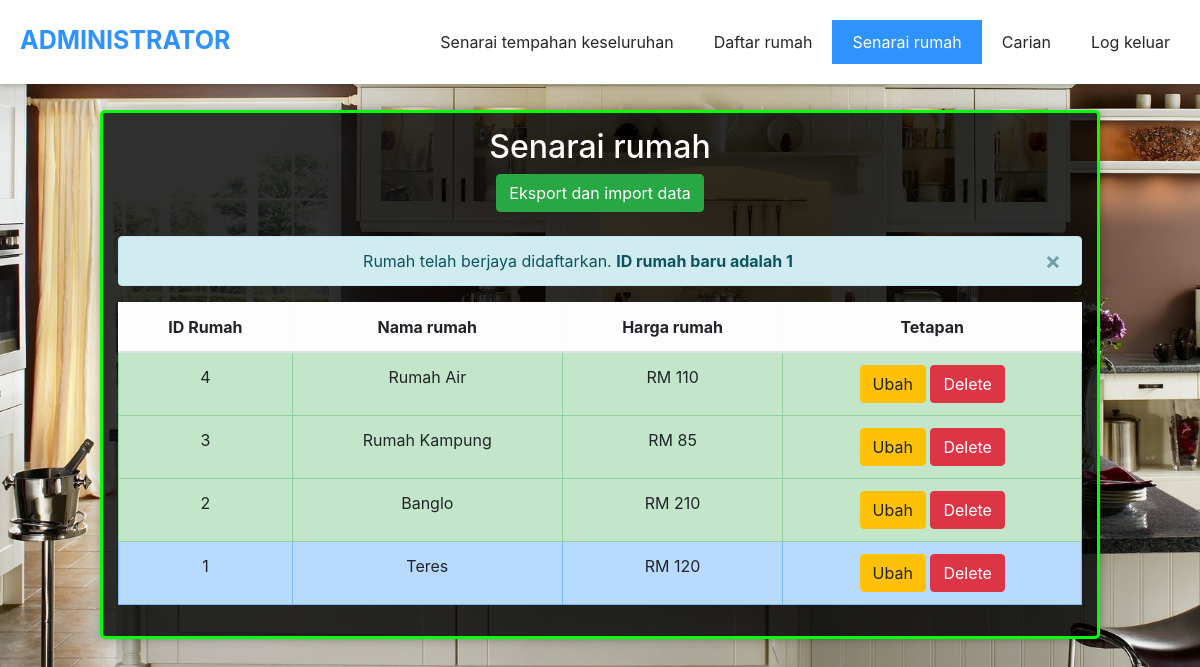
/admin/administrator/senarairumah.php?info=2&idrumah=1 (signed in), run on the app's committed database.
### tables this page shows
CREATE TABLE `rumah` (
  `idrumah` int(150) NOT NULL,
  `namarumah` varchar(150) NOT NULL,
  `hargarumah` varchar(10) NOT NULL
);

### admin/administrator/senarairumah.php (the view, shortened to what this page needs)
<?php
include '../../setup.php';
?>
<!DOCTYPE html>
<html lang="en">
<head>
    <link rel="stylesheet" href="../style/administrator.css" type="text/css">
    <link rel="stylesheet" href="../style/bootstrap.css" type="text/css">
    <link rel="stylesheet" href="../style/navbar.css">
    <link rel="stylesheet" href="../../style/loader.css">
</head>
<body>
    <header>
        <a href="index.php" class="logo">ADMINISTRATOR</a>
        <nav class="hidenav">
            <ul>
                <li><a href="tempahanpelanggan.php">Senarai tempahan keseluruhan</a></li>
                <li><a href="daftarrumah.php">Daftar rumah</a></li>
                <li><a href="#" class="active">Senarai rumah</a></li>
                <li><a href="cariantempahan.php">Carian</a></li>
                <li><a href="#" data-toggle="modal" data-target="#logkeluar">Log keluar</a></li>
            </ul>
        </nav>
    </header>
    <div class="boranglogin">
        <div class="boranglogindalam">
            <div class="logininput" style="overflow: auto;">
                <h2 class="titlecolor">Senarai rumah</h2>
                <a href="sandardanpulihkanrumah.php" role="button" class="btn btn-success">Eksport dan import data</a><br><br>
                <?php
                $info = "";
                $idrumah = "";
                if (isset($_GET['info'])) {
                    $info = $_GET['info'];
                }
                if (isset($_GET['idrumah'])) {
                    $idrumah = $_GET['idrumah'];
                }
                if ($info == 1) {
                    echo "<div class='alert alert-info alert-dismissible fade show' role='alert'>
                         Rumah bagi id <strong>" . $idrumah . "</strong> berjaya dikemaskini
                        <button type='button' class='close' data-dismiss='alert' aria-label='Close'>
                          <span aria-hidden='true'>&times;</span>
                        </button>
                      </div>";
                } elseif ($info == 2) {
                    $idrumah = $_GET['idrumah'];
                    echo "<div class='alert alert-info alert-dismissible fade show' role='alert'>
                         Rumah telah berjaya didaftarkan. <strong>ID rumah baru adalah $idrumah </strong>
                        <button type='button' class='close' data-dismiss='alert' aria-label='Close'>
                          <span aria-hidden='true'>&times;</span>
                        </button>
                      </div>";
                } elseif ($info == 4) {
                    echo "<script>
                    $('#csvberjaya').modal('show');
                    </script>";
                } elseif ($info == 5) {
                    echo "<script>
                    $('#csvgagal').modal('show');
                    </script>";
                } elseif ($info == 9) {
                    echo "<script>
                    $('#csvgagalfailkosong').modal('show');
                    </script>";
                }
                ?>
                <?php
                $query_mysql = mysqli_query($conn, "SELECT * FROM rumah ORDER BY idrumah DESC");
                ?>
                <table border="1" class="table table-bordered">
                    <thead>
                        <tr class="table-light">
                            <th>ID Rumah</th>
                            <th>Nama rumah</th>
                            <th>Harga rumah</th>
                            <th>Tetapan</th>
                        </tr>
                    </thead>
                    <tbody class="table-hover">
                    <?php
                    while ($data = mysqli_fetch_array($query_mysql)) {
                    ?>
                        <tr <?php if($data['idrumah'] == $idrumah){echo 'class="table-primary"';}else{echo'class="table-success"';} ?>>
                            <td><?php echo $data['idrumah']; ?></td>
                            <td><?php echo $data['namarumah']; ?></td>
                            <td>RM <?php echo $data['hargarumah']; ?></td>
                            <td>
                                <a role="button" class="btn btn-warning" href="ubahrumah.php?id=<?php echo $data['idrumah']; ?>">Ubah</a>
                                <button class="btn btn-danger padam" id="<?php echo $data['idrumah']; ?>" data-toggle="modal" data-target="#boxpadamrumah">Delete</button>
                            </td>
                        </tr>
                    <?php } ?>
                    </tbody>
                </table>
            </div>
        </div>
    </div>
</body>
</html>

### admin/style/administrator.css (style rules this page uses)
body { background: url('bg2.jpg') top center; background-size: cover; height: 100vh; }
header { z-index: 3; }
.boranglogin { position: absolute; width: 100%; padding: 0 100px; padding-top: 110px; }
.boranglogindalam { display: flex; width: 100%; margin: 0 auto; background: rgba(0,0,0,0.8); padding: 15px; border-radius: 5px; box-shadow: 0 0 10px rgba(0,0,0,0.3); border-style: solid; border-color: lime; }
.logininput { width: 100%; text-align: center; line-height: 1.5; }
.titlecolor { color: rgb(255, 255, 255); }

### admin/style/navbar.css (style rules this page uses)
header { position: absolute; width: 100%; padding: 10px; background: #fff; box-sizing: border-box; box-shadow: 0 2px 5px rgba(0,0,0,.2); }
.logo { color: #2e93ff; height: 60px; font-size: 25px; line-height: 60px; padding: 0 10px; text-align: center; box-sizing: border-box; float: left; font-weight: 700; text-decoration: none; }
nav { float: right; }
nav ul { margin: 0; padding: 0; display: flex; }
nav ul li { list-style: none; }
nav ul li a { display: block; margin: 10px 0; padding: 10px 20px; text-decoration: none; color: #262626; transition: 0.5s; }
nav ul li a.active, nav ul li a:hover { background: #2e93ff; color: #fff; transition: 0.5s; text-decoration-line: none; }

### data on the page
rumah: idrumah "4", namarumah "Rumah Air", hargarumah "110"
rumah: idrumah "3", namarumah "Rumah Kampung", hargarumah "85"
rumah: idrumah "2", namarumah "Banglo", hargarumah "210"
rumah: idrumah "1", namarumah "Teres", hargarumah "120"

### other printed values
$idrumah "1"
